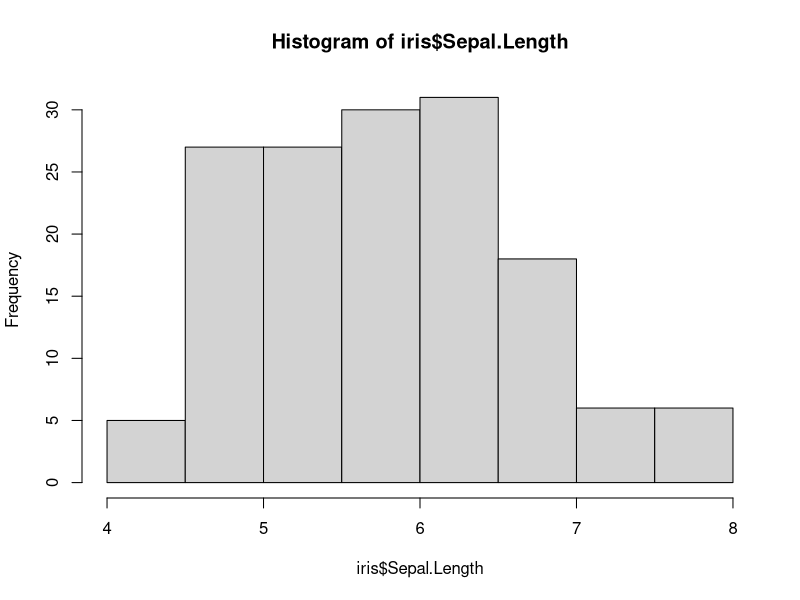
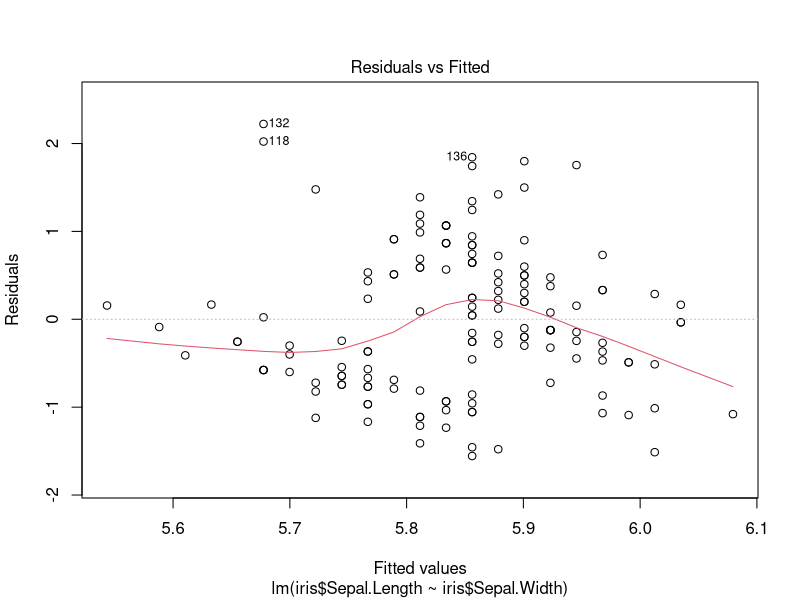
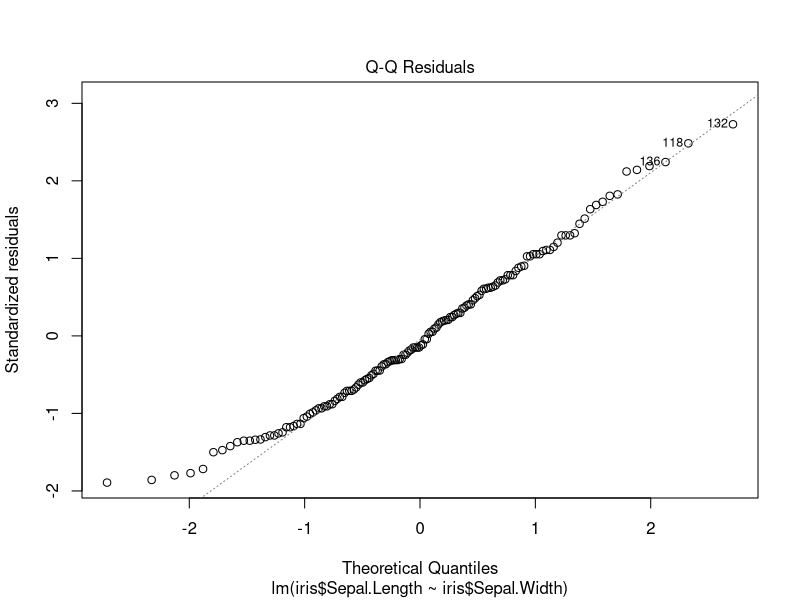
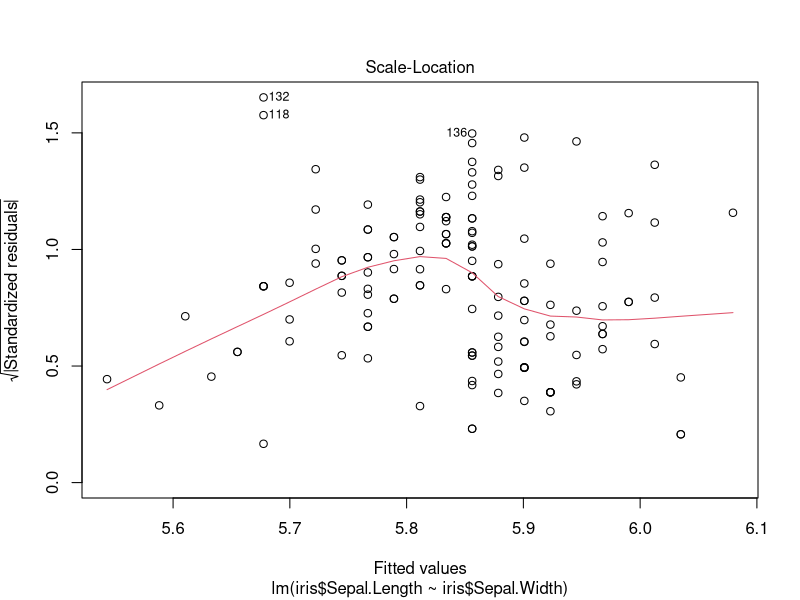
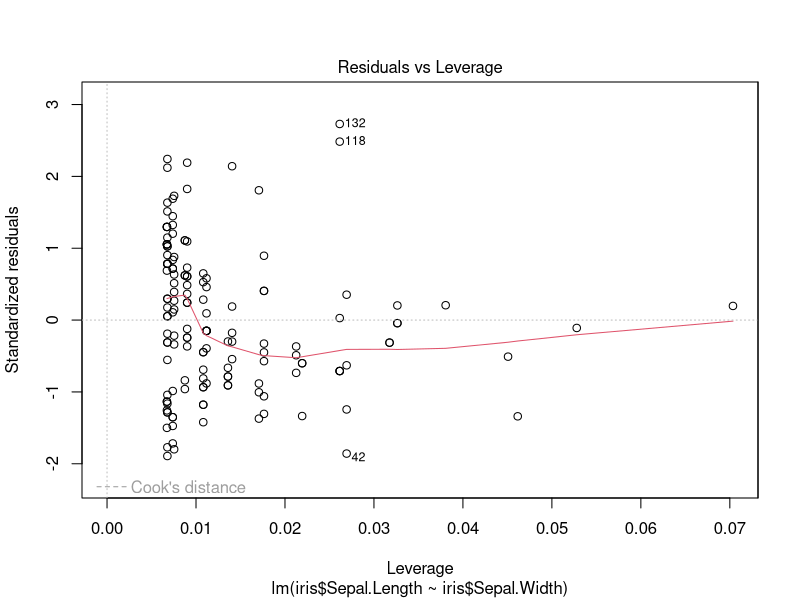

Write the R code that produced these figures, in order.
library(datasets)
class(iris)
set.seed(123123)
# create your own dataset
height <- rnorm(10, mean= 170, sd= 20)
weight <- rnorm(10, mean= 150, sd= 20)
head(height)

height <- round(height, 2)
weight <- round(weight, 2)

hw <- data.frame(h = height, w= weight)
print(head(hw))

# accessing each column wh $
hw$h # can index columns with hw[1], hw[2] ....

newguy <- c(140, 100) #a dataframe object
hw <- rbind(hw, newguy) # appending at the end of the dataframe the datapoint

age <- rnorm(11,25,2)
hw$age <- age # or equivalently cbind(hw, age)

# to remove a column hw <- subset(hw,select = -age)

#######################################################################
#defining functions
weird_squares <- function(n=4){
  return(n**2)
}

weird_squares(2)
#######################################################################
histo <- hist(iris$Sepal.Length)

# correlation between sepal lenght and width
a <- lm(iris$Sepal.Length~iris$Sepal.Width) # interpolation of data:
# fitting a linear function (Beta0 + Beta1X1+ Beta2X2+.... the spread of these 
# Betas cannot be wider than the standard dev, otherwise what the fuck are you fitting)
#to datapoints  in our dataset the result is a theoretical linear relation between two variables
str(a)
summary(a) #residual is the amount of data that we are not able to fit
plot(a)

# q-q residuals: relation betwen theorized residua of quantiles and observed residuals



############################################################################
# NO LOOPS OR QUATTROCIOCCHI KILLS YOU, use functions
letters <- c("q", "w", "r", "t", "y", "p", "s", "d")
vowels <- c("a", "e", "i", "o", "u")

lapply(hw, mean) # applies function, returning list

apply(hw, FUN=mean, MARGIN=2) # margin 1 is for rows and 2 for columns








